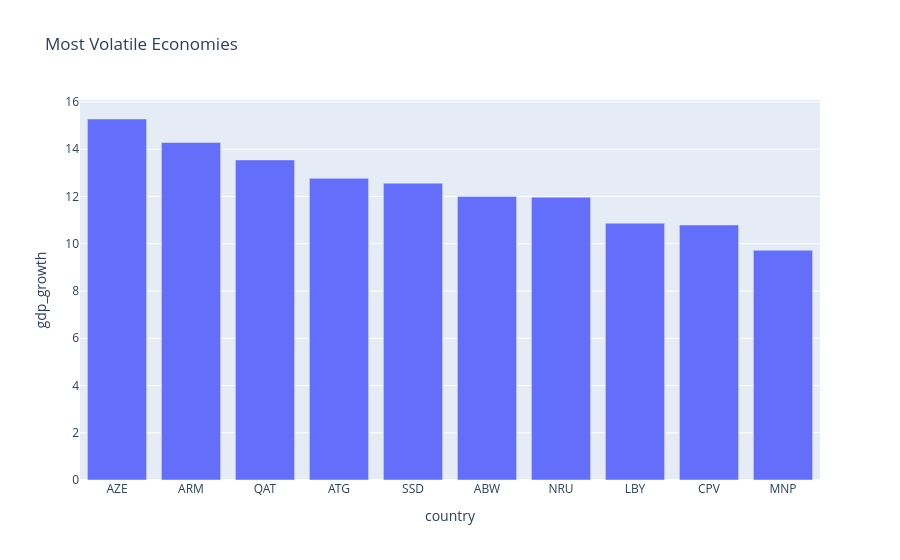

Here is the notebook cell this chart was saved with:
### Markdown cell above
## 8. Most Volatile Economies

### Code cell
volatility = df.groupby("country")["gdp_growth"].std().reset_index()

top_volatile = volatility.sort_values("gdp_growth",ascending=False).head(10)

px.bar(top_volatile,x="country",y="gdp_growth",title="Most Volatile Economies").show()

### Figure 1 — Plotly figure (JSON) as saved in the notebook; plotly's stock layout.template omitted (floating-point values rounded to 4 significant figures)
{"data": [{"alignmentgroup": "True", "hovertemplate": "country=%{x}<br>gdp_growth=%{y}<extra></extra>", "legendgroup": "", "marker": {"color": "#636efa", "pattern": {"shape": ""}}, "name": "", "offsetgroup": "", "orientation": "v", "showlegend": false, "textposition": "auto", "type": "bar", "x": ["AZE", "ARM", "QAT", "ATG", "SSD", "ABW", "NRU", "LBY", "CPV", "MNP"], "xaxis": "x", "y": [15.28, 14.29, 13.55, 12.77, 12.57, 12.0, 11.97, 10.87, 10.79, 9.725], "yaxis": "y"}], "layout": {"autosize": true, "barmode": "relative", "legend": {"tracegroupgap": 0}, "title": {"text": "Most Volatile Economies"}, "xaxis": {"anchor": "y", "autorange": true, "domain": [0, 1], "range": [-0.5, 9.5], "title": {"text": "country"}, "type": "category"}, "yaxis": {"anchor": "x", "autorange": true, "domain": [0, 1], "range": [0, 16.08], "title": {"text": "gdp_growth"}, "type": "linear"}}}
